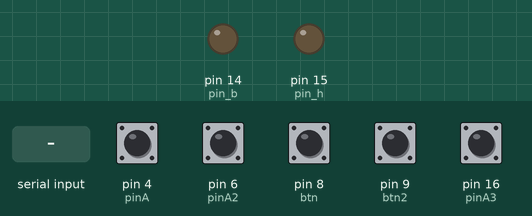
A sketch run on a simulated Arduino Uno, built with avr-gcc and run on an emulated ATmega328P. Shown: output pins drawn as LEDs (lit = HIGH). Inputs (shaded band) come from the test bench; at power-on: pin 4 (pinA), pin 6 (pinA2), pin 8 (btn), pin 9 (btn2), pin 16 (pinA3) HIGH. What the sketch prints to the serial monitor is not drawn.

Above: at 1.3 s.
1.4 s: "h\n" received over Serial
At 1.41 s:
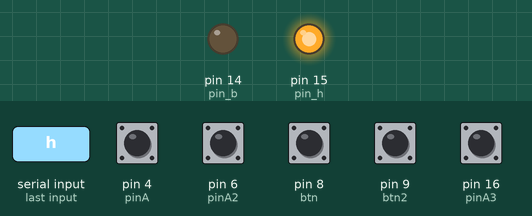
2.9 s: "b\n" received over Serial
At 4.0 s:
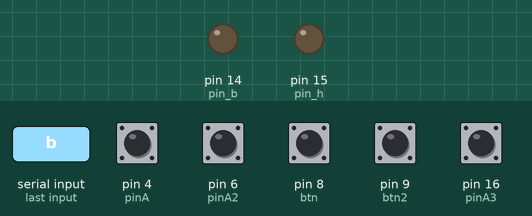
Timing chart, 0 to 5.9 s (numbered marks = the images above; inputs shaded):
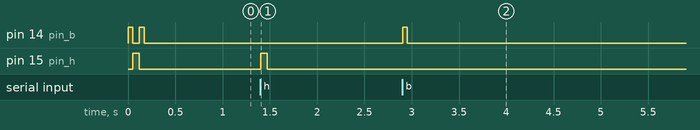

Measured:
- after the input at 1.4 s, pin 15 (pin_h): LOW → HIGH at once, → LOW 0.07 s later
- after the input at 2.9 s, pin 14 (pin_b): LOW → HIGH at once, → LOW 0.05 s later

The sketch:

threecoders_v_dir.ino
```cpp
int pinA = 4;
int pinB = 5;
int pinA2 = 6;
int pinB2 = 7;
int pinA3 = 16;
int pinB3 = 10;

int btn=8;
int btn2=9;


 int encoderPosCount = 0, encoderPosCount2 = 0, encoderPosCount3 = 0;
 int pinALast, pinALast2, pinALast3, btnLast, btn2Last ;
 int aVal, aVal2, aVal3, bVal, bVal2 ;

int pin_h=15, pin_b=14;
void init_pins(int pa, int pb) {
  pinMode (pa,INPUT);
  pinMode (pb,INPUT);
}
 void setup() {
   init_pins(pinA, pinB);
   init_pins(pinA2, pinB2);
   init_pins(pinA3, pinB3);
   pinMode(btn, INPUT);
   pinMode(btn2, INPUT);

   pinMode(pin_h, OUTPUT);
   pinMode(pin_b, OUTPUT);

   pinALast = digitalRead(pinA);
   pinALast2 = digitalRead(pinA2);
   pinALast3 = digitalRead(pinA3);
   Serial.begin (9600);
   Serial.println("Three coders v2: direction data");
   Serial.println("Ready\n");
   beep();
   haptic();
   beep();
 }

void beep() {
  digitalWrite(pin_b, HIGH);
  delay(50);
  digitalWrite(pin_b, LOW);
}
void haptic() {
  digitalWrite(pin_h, HIGH);
  delay(70);
  digitalWrite(pin_h, LOW);
}

void det_rot() {
  if (digitalRead(pinB) != aVal) {
       encoderPosCount ++;
     } else {
       encoderPosCount--;
     }
}
void det_rot2() {
  if (digitalRead(pinB2) != aVal2) {
       encoderPosCount2 ++;
     } else {
       encoderPosCount2--;
     }
}
void det_rot3() {
  if (digitalRead(pinB3) != aVal3) {
       encoderPosCount3 ++;
     } else {
       encoderPosCount3--;
     }
}
 void loop() {
  encoderPosCount = 0;
  encoderPosCount2 = 0;
  encoderPosCount3 = 0;

   if(Serial.available()){
//      char ch=Serial.read();
      String ln=serial_readLine_b();
//      Serial.println("ln="+ln);
      if(ln=="h") {
        haptic();
      }else if(ln=="b") {
        beep();
      }
   }

  boolean anychange=false;

   aVal = digitalRead(pinA);
   aVal2 = digitalRead(pinA2);
   aVal3 = digitalRead(pinA3);
   bVal=digitalRead(btn);
   bVal2=digitalRead(btn2);
   if(bVal!=btnLast) {
      anychange=true;
   }
   if(bVal2!=btn2Last) {
      anychange=true;
   }


   if (aVal != pinALast){
     det_rot();
//     Serial.print("Encoder Position: ");
//     Serial.println(encoderPosCount);
     anychange=true;
   }
  if (aVal2 != pinALast2){
     det_rot2();
//     Serial.print("Encoder2 Position: ");
//     Serial.println(encoderPosCount2);
     anychange=true;
   }
   if (aVal3 != pinALast3){
     det_rot3();
//     Serial.print("Encoder3 Position: ");
//     Serial.println(encoderPosCount3);
     anychange=true;
   }
   if(anychange) {
    Serial.println("enc,"+String(encoderPosCount)+","+String(encoderPosCount2)+","+String(encoderPosCount3)+","+String(bVal)+","+String(bVal) +","+String(bVal2) );
   }
   pinALast = aVal;
   pinALast2 = aVal2;
   pinALast3 = aVal3;
   btnLast=bVal;
   btn2Last=bVal2;
   delay(2);
 }


/*
*Read a single line from Serial
*/
String serial_readLine_b() {
  String line="";

  while(true) {
    if(Serial.available()) {
       char ch=Serial.read();
       if(ch=='\n') {
         break;
       }else {
         line+=ch;
       }
    }
  }
  //line+='\0';
  return line;
}
```
